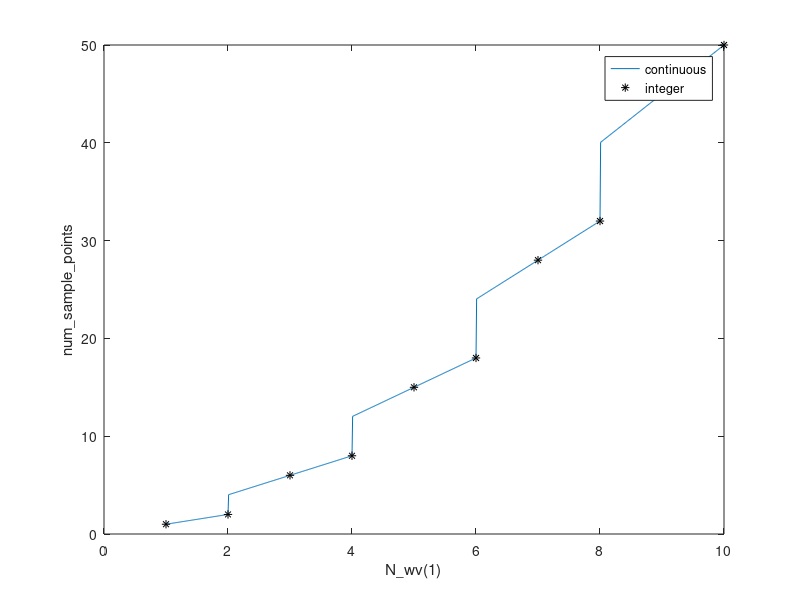

This chart was generated by the following MATLAB code:
clear; close all;
f = @(n) n.*(ceil(n/2));

n_c = 1:0.01:10;

plot(n_c,f(n_c))

n_i = 1:10;

hold on
plot(n_i,f(n_i),'k*')

legend('continuous','integer')
ylabel('num\_sample\_points')
xlabel('N\_wv(1)')